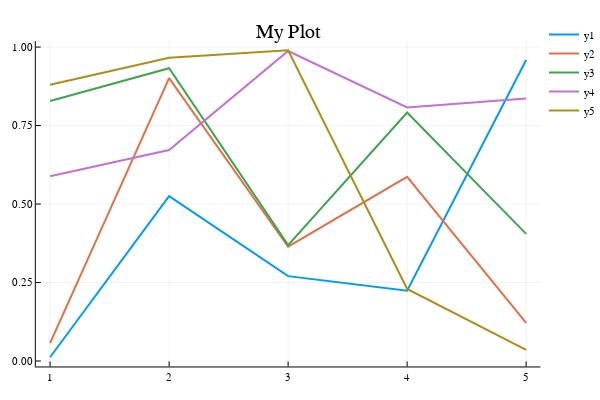

Notebook cell for this chart:
### Markdown cell above
- ### Line Plot

### Code cell
using Plots
plotly()
plot(rand(5,5),linewidth=2,title="My Plot")

### Figure 1 — Plotly figure (JSON) as saved in the notebook; plotly's stock layout.template omitted (floating-point values rounded to 4 significant figures)
{"data": [{"colorbar": {"title": ""}, "hoverinfo": "text", "legendgroup": "y1", "line": {"color": "rgba(0, 154, 250, 1.000)", "dash": "solid", "shape": "linear", "width": 2}, "mode": "lines", "name": "y1", "showlegend": true, "text": [null, null, null, null, null], "type": "scatter", "x": [1, 2, 3, 4, 5], "xaxis": "x1", "y": [0.01196, 0.5252, 0.2703, 0.2237, 0.9589], "yaxis": "y1", "zmax": 0.1, "zmin": -0.1}, {"colorbar": {"title": ""}, "hoverinfo": "text", "legendgroup": "y2", "line": {"color": "rgba(227, 111, 71, 1.000)", "dash": "solid", "shape": "linear", "width": 2}, "mode": "lines", "name": "y2", "showlegend": true, "text": [null, null, null, null, null], "type": "scatter", "x": [1, 2, 3, 4, 5], "xaxis": "x1", "y": [0.05708, 0.9009, 0.364, 0.5868, 0.1212], "yaxis": "y1", "zmax": 0.1, "zmin": -0.1}, {"colorbar": {"title": ""}, "hoverinfo": "text", "legendgroup": "y3", "line": {"color": "rgba(62, 164, 78, 1.000)", "dash": "solid", "shape": "linear", "width": 2}, "mode": "lines", "name": "y3", "showlegend": true, "text": [null, null, null, null, null], "type": "scatter", "x": [1, 2, 3, 4, 5], "xaxis": "x1", "y": [0.8284, 0.9327, 0.369, 0.7913, 0.4049], "yaxis": "y1", "zmax": 0.1, "zmin": -0.1}, {"colorbar": {"title": ""}, "hoverinfo": "text", "legendgroup": "y4", "line": {"color": "rgba(195, 113, 210, 1.000)", "dash": "solid", "shape": "linear", "width": 2}, "mode": "lines", "name": "y4", "showlegend": true, "text": [null, null, null, null, null], "type": "scatter", "x": [1, 2, 3, 4, 5], "xaxis": "x1", "y": [0.5887, 0.6722, 0.9874, 0.8078, 0.8358], "yaxis": "y1", "zmax": 0.1, "zmin": -0.1}, {"colorbar": {"title": ""}, "hoverinfo": "text", "legendgroup": "y5", "line": {"color": "rgba(172, 142, 24, 1.000)", "dash": "solid", "shape": "linear", "width": 2}, "mode": "lines", "name": "y5", "showlegend": true, "text": [null, null, null, null, null], "type": "scatter", "x": [1, 2, 3, 4, 5], "xaxis": "x1", "y": [0.8802, 0.966, 0.9898, 0.2296, 0.03541], "yaxis": "y1", "zmax": 0.1, "zmin": -0.1}], "layout": {"annotations": [{"font": {"color": "rgba(0, 0, 0, 1.000)", "family": "sans-serif", "size": 20}, "rotation": 0, "showarrow": false, "text": "My Plot", "x": 0.5296, "xanchor": "center", "xref": "paper", "y": 1, "yanchor": "top", "yref": "paper"}], "height": 400, "legend": {"bgcolor": "rgba(255, 255, 255, 1.000)", "bordercolor": "rgba(0, 0, 0, 1.000)", "font": {"color": "rgba(0, 0, 0, 1.000)", "family": "sans-serif", "size": 11}, "tracegroupgap": 0, "x": 1, "y": 1}, "margin": {"b": 20, "l": 0, "r": 0, "t": 20}, "paper_bgcolor": "rgba(255, 255, 255, 1.000)", "plot_bgcolor": "rgba(255, 255, 255, 1.000)", "showlegend": true, "width": 600, "xaxis": {"anchor": "y1", "domain": [0.06582, 0.9934], "gridcolor": "rgba(0, 0, 0, 0.100)", "gridwidth": 0.5, "linecolor": "rgba(0, 0, 0, 1.000)", "mirror": false, "range": [0.88, 5.12], "showgrid": true, "showline": true, "showticklabels": true, "tickangle": 0, "tickcolor": "rgb(0, 0, 0)", "tickfont": {"color": "rgba(0, 0, 0, 1.000)", "family": "sans-serif", "size": 11}, "tickmode": "array", "ticks": "inside", "ticktext": ["1", "2", "3", "4", "5"], "tickvals": [1, 2, 3, 4, 5], "title": "", "titlefont": {"color": "rgba(0, 0, 0, 1.000)", "family": "sans-serif", "size": 15}, "type": "-", "visible": true, "zeroline": false, "zerolinecolor": "rgba(0, 0, 0, 1.000)"}, "yaxis": {"anchor": "x1", "domain": [0.03762, 0.9415], "gridcolor": "rgba(0, 0, 0, 0.100)", "gridwidth": 0.5, "linecolor": "rgba(0, 0, 0, 1.000)", "mirror": false, "range": [-0.01737, 1.019], "showgrid": true, "showline": true, "showticklabels": true, "tickangle": 0, "tickcolor": "rgb(0, 0, 0)", "tickfont": {"color": "rgba(0, 0, 0, 1.000)", "family": "sans-serif", "size": 11}, "tickmode": "array", "ticks": "inside", "ticktext": ["0.00", "0.25", "0.50", "0.75", "1.00"], "tickvals": [0, 0.25, 0.5, 0.75, 1], "title": "", "titlefont": {"color": "rgba(0, 0, 0, 1.000)", "family": "sans-serif", "size": 15}, "type": "-", "visible": true, "zeroline": false, "zerolinecolor": "rgba(0, 0, 0, 1.000)"}}}
